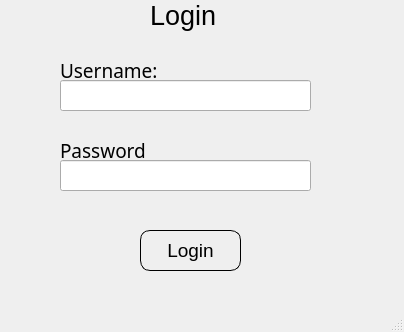
<?xml version="1.0" encoding="UTF-8"?>
<ui version="4.0">
 <class>MainWindow</class>
 <widget class="QMainWindow" name="MainWindow">
  <property name="geometry">
   <rect>
    <x>0</x>
    <y>0</y>
    <width>404</width>
    <height>332</height>
   </rect>
  </property>
  <property name="windowTitle">
   <string>Login</string>
  </property>
  <widget class="QWidget" name="centralwidget">
   <widget class="QLineEdit" name="txtUsername">
    <property name="geometry">
     <rect>
      <x>60</x>
      <y>80</y>
      <width>251</width>
      <height>31</height>
     </rect>
    </property>
    <property name="font">
     <font>
      <family>Arial</family>
      <pointsize>14</pointsize>
     </font>
    </property>
    <property name="cursor">
     <cursorShape>IBeamCursor</cursorShape>
    </property>
   </widget>
   <widget class="QLineEdit" name="txtPassword">
    <property name="geometry">
     <rect>
      <x>60</x>
      <y>160</y>
      <width>251</width>
      <height>31</height>
     </rect>
    </property>
    <property name="font">
     <font>
      <family>Arial</family>
      <pointsize>14</pointsize>
     </font>
    </property>
    <property name="inputMask">
     <string/>
    </property>
    <property name="text">
     <string/>
    </property>
    <property name="echoMode">
     <enum>QLineEdit::Password</enum>
    </property>
   </widget>
   <widget class="QPushButton" name="btnSubmit">
    <property name="geometry">
     <rect>
      <x>140</x>
      <y>230</y>
      <width>101</width>
      <height>41</height>
     </rect>
    </property>
    <property name="font">
     <font>
      <family>Arial</family>
      <pointsize>14</pointsize>
     </font>
    </property>
    <property name="cursor">
     <cursorShape>PointingHandCursor</cursorShape>
    </property>
    <property name="styleSheet">
     <string notr="true">#btnSubmit{

border: 1px solid;
border-radius:10px;
}</string>
    </property>
    <property name="text">
     <string>Login</string>
    </property>
   </widget>
   <widget class="QLabel" name="label_3">
    <property name="geometry">
     <rect>
      <x>150</x>
      <y>0</y>
      <width>131</width>
      <height>31</height>
     </rect>
    </property>
    <property name="font">
     <font>
      <pointsize>20</pointsize>
     </font>
    </property>
    <property name="text">
     <string>Login</string>
    </property>
   </widget>
   <widget class="QLabel" name="label">
    <property name="geometry">
     <rect>
      <x>60</x>
      <y>60</y>
      <width>211</width>
      <height>21</height>
     </rect>
    </property>
    <property name="font">
     <font>
      <family>Poppins Light</family>
      <pointsize>14</pointsize>
     </font>
    </property>
    <property name="styleSheet">
     <string notr="true"/>
    </property>
    <property name="text">
     <string>Username:</string>
    </property>
   </widget>
   <widget class="QLabel" name="label_2">
    <property name="geometry">
     <rect>
      <x>60</x>
      <y>140</y>
      <width>211</width>
      <height>21</height>
     </rect>
    </property>
    <property name="font">
     <font>
      <family>Poppins Light</family>
      <pointsize>14</pointsize>
     </font>
    </property>
    <property name="styleSheet">
     <string notr="true">#label{
font-size:16px
}</string>
    </property>
    <property name="text">
     <string>Password</string>
    </property>
   </widget>
  </widget>
  <widget class="QStatusBar" name="statusbar"/>
 </widget>
 <resources/>
 <connections/>
</ui>
